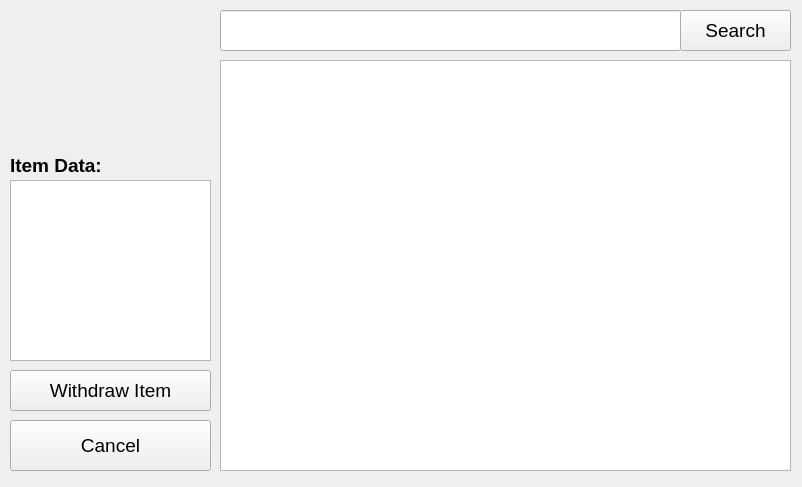
<?xml version="1.0" encoding="UTF-8"?>
<ui version="4.0">
 <class>WithdrawItemScreen</class>
 <widget class="QMainWindow" name="WithdrawItemScreen">
  <property name="geometry">
   <rect>
    <x>0</x>
    <y>0</y>
    <width>802</width>
    <height>487</height>
   </rect>
  </property>
  <property name="font">
   <font>
    <pointsize>14</pointsize>
   </font>
  </property>
  <property name="windowTitle">
   <string>MainWindow</string>
  </property>
  <property name="locale">
   <locale language="English" country="Austria"/>
  </property>
  <widget class="QWidget" name="centralwidget">
   <widget class="QLineEdit" name="txb_search">
    <property name="geometry">
     <rect>
      <x>220</x>
      <y>10</y>
      <width>461</width>
      <height>41</height>
     </rect>
    </property>
    <property name="font">
     <font>
      <pointsize>20</pointsize>
     </font>
    </property>
    <property name="locale">
     <locale language="English" country="Austria"/>
    </property>
    <property name="text">
     <string/>
    </property>
    <property name="alignment">
     <set>Qt::AlignLeading|Qt::AlignLeft|Qt::AlignVCenter</set>
    </property>
   </widget>
   <widget class="QPushButton" name="btn_search">
    <property name="geometry">
     <rect>
      <x>680</x>
      <y>10</y>
      <width>111</width>
      <height>41</height>
     </rect>
    </property>
    <property name="locale">
     <locale language="English" country="Austria"/>
    </property>
    <property name="text">
     <string>Search</string>
    </property>
   </widget>
   <widget class="QTableWidget" name="dtv_items">
    <property name="geometry">
     <rect>
      <x>220</x>
      <y>60</y>
      <width>571</width>
      <height>411</height>
     </rect>
    </property>
    <property name="font">
     <font>
      <pointsize>14</pointsize>
     </font>
    </property>
    <property name="locale">
     <locale language="English" country="Austria"/>
    </property>
   </widget>
   <widget class="QPushButton" name="btn_cancel">
    <property name="geometry">
     <rect>
      <x>10</x>
      <y>420</y>
      <width>201</width>
      <height>51</height>
     </rect>
    </property>
    <property name="locale">
     <locale language="English" country="Austria"/>
    </property>
    <property name="text">
     <string>Cancel</string>
    </property>
   </widget>
   <widget class="QLabel" name="pcb_logo">
    <property name="geometry">
     <rect>
      <x>40</x>
      <y>10</y>
      <width>141</width>
      <height>141</height>
     </rect>
    </property>
    <property name="locale">
     <locale language="English" country="Austria"/>
    </property>
    <property name="text">
     <string/>
    </property>
    <property name="pixmap">
     <pixmap>images/icon.PNG</pixmap>
    </property>
    <property name="scaledContents">
     <bool>true</bool>
    </property>
    <property name="alignment">
     <set>Qt::AlignCenter</set>
    </property>
   </widget>
   <widget class="QPushButton" name="btn_withdraw">
    <property name="geometry">
     <rect>
      <x>10</x>
      <y>370</y>
      <width>201</width>
      <height>41</height>
     </rect>
    </property>
    <property name="locale">
     <locale language="English" country="Austria"/>
    </property>
    <property name="text">
     <string>Withdraw Item</string>
    </property>
   </widget>
   <widget class="QListWidget" name="liv_itemData">
    <property name="geometry">
     <rect>
      <x>10</x>
      <y>180</y>
      <width>201</width>
      <height>181</height>
     </rect>
    </property>
   </widget>
   <widget class="QLabel" name="lbl_itemData">
    <property name="geometry">
     <rect>
      <x>10</x>
      <y>150</y>
      <width>201</width>
      <height>31</height>
     </rect>
    </property>
    <property name="font">
     <font>
      <weight>75</weight>
      <bold>true</bold>
     </font>
    </property>
    <property name="text">
     <string>Item Data:</string>
    </property>
   </widget>
  </widget>
 </widget>
 <resources/>
 <connections/>
</ui>
